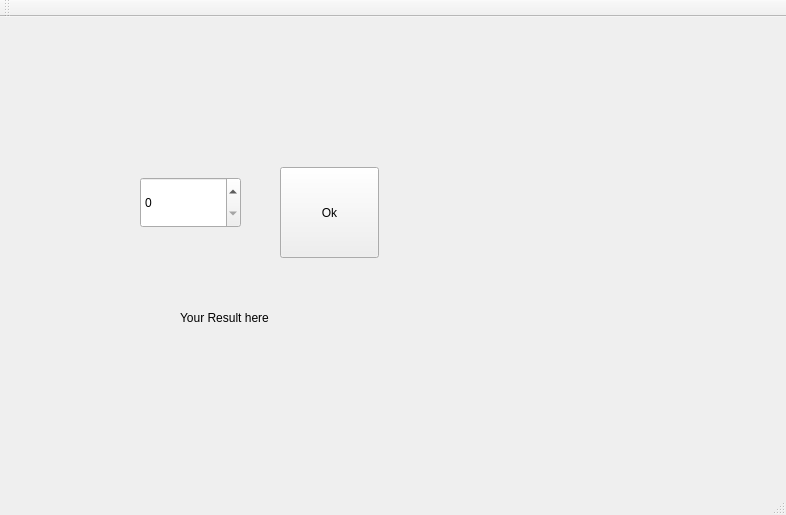
<?xml version="1.0" encoding="UTF-8"?>
<ui version="4.0">
 <class>MainWindow</class>
 <widget class="QMainWindow" name="MainWindow">
  <property name="geometry">
   <rect>
    <x>0</x>
    <y>0</y>
    <width>786</width>
    <height>515</height>
   </rect>
  </property>
  <property name="windowTitle">
   <string>MainWindow</string>
  </property>
  <widget class="QWidget" name="centralWidget">
   <widget class="QPushButton" name="pushButton">
    <property name="geometry">
     <rect>
      <x>280</x>
      <y>150</y>
      <width>99</width>
      <height>91</height>
     </rect>
    </property>
    <property name="text">
     <string>Ok</string>
    </property>
   </widget>
   <widget class="QSpinBox" name="spinBox">
    <property name="geometry">
     <rect>
      <x>140</x>
      <y>160</y>
      <width>101</width>
      <height>51</height>
     </rect>
    </property>
   </widget>
   <widget class="QLabel" name="Output">
    <property name="geometry">
     <rect>
      <x>180</x>
      <y>280</y>
      <width>151</width>
      <height>41</height>
     </rect>
    </property>
    <property name="text">
     <string>Your Result here</string>
    </property>
   </widget>
  </widget>
  <widget class="QMenuBar" name="menuBar">
   <property name="geometry">
    <rect>
     <x>0</x>
     <y>0</y>
     <width>786</width>
     <height>25</height>
    </rect>
   </property>
  </widget>
  <widget class="QToolBar" name="mainToolBar">
   <attribute name="toolBarArea">
    <enum>TopToolBarArea</enum>
   </attribute>
   <attribute name="toolBarBreak">
    <bool>false</bool>
   </attribute>
  </widget>
  <widget class="QStatusBar" name="statusBar"/>
 </widget>
 <layoutdefault spacing="6" margin="11"/>
 <resources/>
 <connections/>
</ui>
